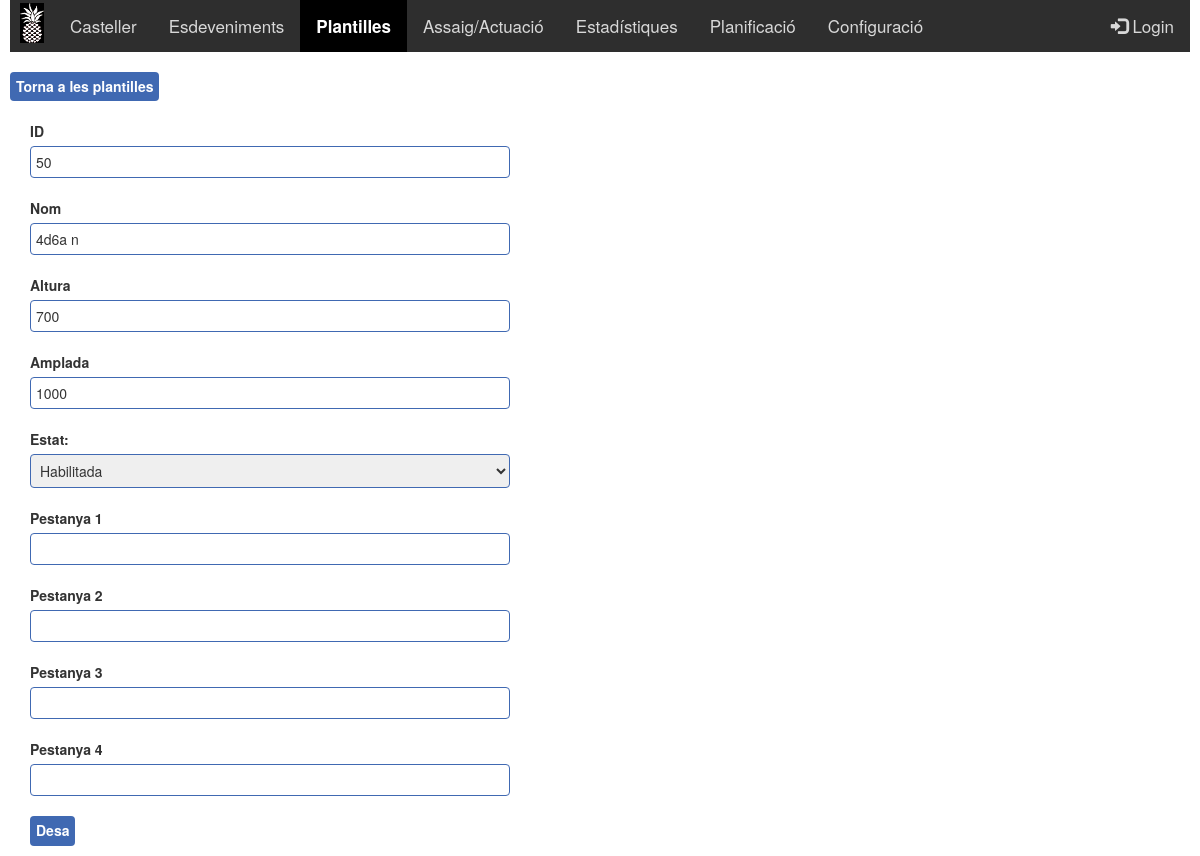
The app's page /Plantilla_Fitxa.php?id=50&nom=4d6a n (signed in) with its own data.
### tables this page shows
CREATE TABLE IF NOT EXISTS `PLANTILLA` (
  `Plantilla_ID` int(11) NOT NULL AUTO_INCREMENT,
  `Nom` varchar(20) NOT NULL,
  `Estat` int(11) NOT NULL,
  `W` int(11) NOT NULL DEFAULT '1000',
  `H` int(11) NOT NULL DEFAULT '700',
  `Pestanya_1` varchar(50) NOT NULL,
  `Pestanya_2` varchar(50) NOT NULL,
  `Pestanya_3` varchar(50) NOT NULL,
  `Pestanya_4` varchar(50) NOT NULL,
  PRIMARY KEY (`Plantilla_ID`)
);

### Plantilla_Fitxa.php (the view, shortened to what this page needs)
<html>
<head>
</head>
<?php include "$_SERVER[DOCUMENT_ROOT]/pinyator/Style.php";?>
<body>
<form method='post' action='Plantilla_Desa.php'>
<?php
include "$_SERVER[DOCUMENT_ROOT]/pinyator/Menu.php";
$id = 0;
if (!empty($_GET['id']))
{
	$id = intval($_GET['id']);
}
$nom = "";
$estat = 0;
$habilitada="";
$H=700;
$W=1000;
$ps1="";
$ps2="";
$ps3="";
$ps4="";
include "$_SERVER[DOCUMENT_ROOT]/pinyator/Connexio.php";
if ($id > 0)
{
	$sql="SELECT NOM, ESTAT, W, H,
	PESTANYA_1, PESTANYA_2, PESTANYA_3, PESTANYA_4
	FROM PLANTILLA
	WHERE PLANTILLA_ID = ".$id;
	$result = mysqli_query($conn, $sql);
	if (mysqli_num_rows($result) > 0)
	{
		while($row = mysqli_fetch_assoc($result))
		{
			$nom = $row["NOM"];
			$estat = $row["ESTAT"];
			$H = $row["H"];
			$W = $row["W"];
			$ps1 = $row["PESTANYA_1"];
			$ps2 = $row["PESTANYA_2"];
			$ps3 = $row["PESTANYA_3"];
			$ps4 = $row["PESTANYA_4"];
		}
	}
	else if (mysqli_error($conn) != "")
	{
		echo "Error: " . $sql . "<br>" . mysqli_error($conn);
	}
	if($estat==2)
	{
		$deshabilitada="selected";
		$habilitada="";
	}
	else
	{
		$habilitada="selected";
	}
}?>
<div>
  <a href="Plantilla.php" class="boto" >Torna a les plantilles</a>
</div>
<br>
<div style="position:absolute;width:500px">
<div class="form_group">
	<label>ID</label>
	<input type="text" class="form_edit" name="id" value="<?php echo $id ?>" readonly>
<br><br>
	<label>Nom</label>
	<input type="text" class="form_edit" name="nom" value="<?php echo $nom ?>" required>
<br><br>
	<label>Altura</label>
	<input type="number" class="form_edit" name="H" value="<?php echo $H ?>" required>
<br><br>
	<label>Amplada</label>
	<input type="number" class="form_edit" name="W" value="<?php echo $W ?>" required>
<br><br>
  <label for="sel1">Estat:</label>
  <select class="form_edit" name="estat">
	<option value=1 <?php echo $habilitada?>>Habilitada</option>
  </select>
<br><br>
	<label>Pestanya 1</label>
	<input type="text" class="form_edit" name="pestanya_1" value="<?php echo $ps1 ?>">
<br><br>
	<label>Pestanya 2</label>
	<input type="text" class="form_edit" name="pestanya_2" value="<?php echo $ps2 ?>">
<br><br>
	<label>Pestanya 3</label>
	<input type="text" class="form_edit" name="pestanya_3" value="<?php echo $ps3 ?>">
<br><br>
	<label>Pestanya 4</label>
	<input type="text" class="form_edit" name="pestanya_4" value="<?php echo $ps4 ?>">
<br><br>
	<button type="Submit" class="boto">Desa</button>
</div>
</div>
</form>
</body>
</html>

### Style_Custom.css (style rules this page uses)
.boto { display: inline-block; padding: 2px 6px; font-size: 14px; line-height: 1.8; -webkit-appearance: none; -moz-appearance: none; appearance: none; -webkit-box-shadow: none; -moz-box-shadow: none; box-shadow: none; -webkit-border-radius: 0; -moz-border-radius: 0; border-radius: 4px; color: #FFF; background-color: #4069B2; border-color:#1D51B2; border: none; text-align: center; white-space: nowrap; vertical-align: middle; cursor: pointer; background-image: none; font-weight: bold; }
div.form_group { padding-left: 20px; padding-bottom: 10px; }
.form_edit { border: 1px solid #4069B2; border-radius: 4px; width:100%; padding: 5px; }

### records on screen
plantilla: nom "4d6a n", H "700", W "1000"
